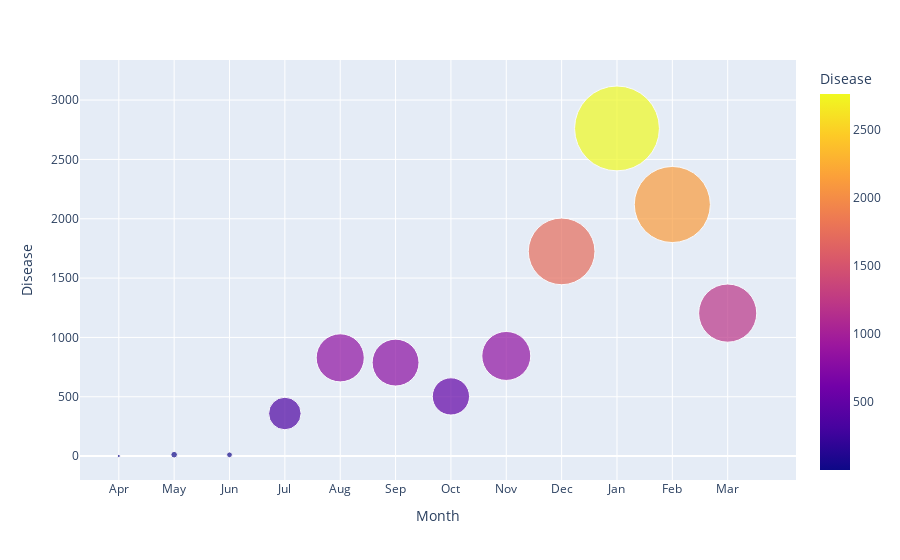

This figure's notebook cell:
### Code cell
# bubble using plotly express
fig = px.scatter(df, 
                 x="Month", 
                 y="Disease", 
                 size="Disease.rate", 
                 color="Disease", 
                 hover_name="Disease.rate", 
                 # log_x=True,
                 size_max=60
                )
#plotly.offline.plot(fig, filename='nightingale_bubble.html')
fig.show()

### Figure 1 — Plotly figure (JSON) as saved in the notebook; plotly's stock layout.template omitted (floating-point values rounded to 4 significant figures)
{"data": [{"hovertemplate": "<b>%{hovertext}</b><br><br>Month=%{x}<br>Disease=%{marker.color}<br>Disease.rate=%{marker.size}<extra></extra>", "hovertext": [1.4, 6.2, 4.7, 150, 328.5, 312.2, 197, 340.6, 631.5, 1023.0, 822.8, 480.3], "legendgroup": "", "marker": {"color": [1, 12, 11, 359, 828, 788, 503, 844, 1725, 2761, 2120, 1205], "coloraxis": "coloraxis", "size": [1.4, 6.2, 4.7, 150, 328.5, 312.2, 197, 340.6, 631.5, 1023.0, 822.8, 480.3], "sizemode": "area", "sizeref": 0.2841, "symbol": "circle"}, "mode": "markers", "name": "", "orientation": "v", "showlegend": false, "type": "scatter", "x": ["Apr", "May", "Jun", "Jul", "Aug", "Sep", "Oct", "Nov", "Dec", "Jan", "Feb", "Mar"], "xaxis": "x", "y": [1, 12, 11, 359, 828, 788, 503, 844, 1725, 2761, 2120, 1205], "yaxis": "y"}], "layout": {"autosize": true, "coloraxis": {"colorbar": {"title": {"text": "Disease"}}, "colorscale": [[0, "#0d0887"], [0.1111, "#46039f"], [0.2222, "#7201a8"], [0.3333, "#9c179e"], [0.4444, "#bd3786"], [0.5556, "#d8576b"], [0.6667, "#ed7953"], [0.7778, "#fb9f3a"], [0.8889, "#fdca26"], [1, "#f0f921"]]}, "legend": {"itemsizing": "constant", "tracegroupgap": 0}, "margin": {"t": 60}, "xaxis": {"anchor": "y", "autorange": true, "domain": [0, 1], "range": [-0.6663, 11.99], "title": {"text": "Month"}, "type": "category"}, "yaxis": {"anchor": "x", "autorange": true, "domain": [0, 1], "range": [-222.4, 3521.0], "title": {"text": "Disease"}, "type": "linear"}}}
